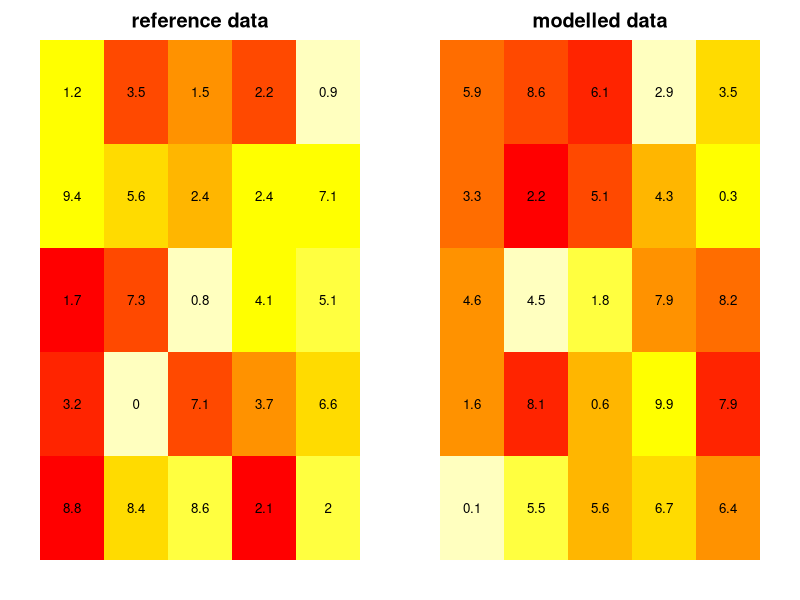

Generate this figure with R:
# -*- coding: utf-8 -*-

#' Created on Fri Nov 17 17:56:48 2024
#' continuous-jaccard - Precision, Recall, F-score, and Jaccard Index for continuous, ratio-scale measurements
#' 
#' An approach to extend commonly used agreement measures estimated from a confusion matrix to non-negative ratio-scale attributes.
#' Useful for comparing agreement of gridded magnitude estimates with bounded, dimensionless measures.
#' 
#' related publication: https://papers.ssrn.com/sol3/papers.cfm?abstract_id=4865121
#' @author: Katarzyna Krasnodębska, Martino Pesaresi

# Define functions
RMSE <- function(pred, ref) {
  # Root Mean Square Error
  if (length(pred) != length(ref)) {
    stop(paste("Arrays must have the same shape. Found", length(pred), "and", length(ref)))
  }
  sqrt(mean((pred - ref)^2))
}

MAE <- function(pred, ref) {
  # Mean Absolute Error
  if (length(pred) != length(ref)) {
    stop(paste("Arrays must have the same shape. Found", length(pred), "and", length(ref)))
  }
  mean(abs(pred - ref))
}

ME <- function(pred, ref) {
  # Mean Error
  if (length(pred) != length(ref)) {
    stop(paste("Arrays must have the same shape. Found", length(pred), "and", length(ref)))
  }
  mean(pred) - mean(ref)
}

MAPE <- function(pred, ref) {
  # Mean Absolute Percentage Error
  if (length(pred) != length(ref)) {
    stop(paste("Arrays must have the same shape. Found", length(pred), "and", length(ref)))
  }
  pred <- round(pred, 4)
  ref <- round(ref, 4)
  pred_mask <- ifelse(ref > 0, pred, NA)
  ref_mask <- ifelse(ref > 0, ref, NA)
  mape <- mean(abs((pred_mask - ref_mask) / ref_mask), na.rm = TRUE) * 100
  return(mape)
}

rho <- function(pred, ref) {
  # Pearson's correlation coefficient
  if (length(pred) != length(ref)) {
    stop(paste("Arrays must have the same shape. Found", length(pred), "and", length(ref)))
  }
  cor(c(pred), c(ref), method = "pearson")
}

Slope <- function(pred, ref) {
  # Slope of the regression line
  if (length(pred) != length(ref)) {
    stop(paste("Arrays must have the same shape. Found", length(pred), "and", length(ref)))
  }
  fit <- lm(ref ~ pred)
  coef(fit)[2]
}

contJaccard <- function(pred, ref) {
  # Continuous Jaccard
  if (length(pred) != length(ref)) {
    stop(paste("Arrays must have the same shape. Found", length(pred), "and", length(ref)))
  }
  sum(pmin(pred, ref)) / sum(pmax(pred, ref))
}

contRecall <- function(pred, ref) {
  # Continuous recall
  if (length(pred) != length(ref)) {
    stop(paste("Arrays must have the same shape. Found", length(pred), "and", length(ref)))
  }
  sum(pmin(pred, ref)) / sum(ref)
}

contPrecision <- function(pred, ref) {
  # Continuous precision
  if (length(pred) != length(ref)) {
    stop(paste("Arrays must have the same shape. Found", length(pred), "and", length(ref)))
  }
  sum(pmin(pred, ref)) / sum(pred)
}

fscore <- function(precision, recall, beta) {
  if (precision == 0 && recall == 0) {
    return(NaN)
  } else {
    (1 + beta^2) * precision * recall / (beta^2 * precision + recall)
  }
}

# Generate reference and modeled arrays with continuous, ratio-scale, non-negative measurements
N <- 5
# set.seed(123)  # For reproducibility
example <- list(
  reference = matrix(round(runif(N * N), 2), nrow = N) * 10,
  modelled = matrix(round(runif(N * N), 2), nrow = N) * 10
)

# Plot reference and modelled arrays
par(mfrow = c(1, 2), mar = c(2,2,2,2))

for (data_name in names(example)) {
  data <- example[[data_name]]
  image(1:N, 1:N, data, col = rev(heat.colors(10)), axes = FALSE, 
        xlab = "", ylab="", main = paste(data_name, "data"))
  
  # Add text labels
  for (x in 1:N) {
    for (y in 1:N) {
      text(x, y, labels = round(data[y, x], 2), cex = 0.8, col = "black")
    }
  }
}

# Compare magnitude estimations  ----------------------------------------------------
# Print measures of error
cat(sprintf("ME: %.3f\n", ME(example$modelled, example$reference)))
cat(sprintf("MAE: %.3f\n", MAE(example$modelled, example$reference)))
# Print measures of association
cat(sprintf("r: %.3f\n", rho(example$modelled, example$reference)))
cat(sprintf("Slope: %.3f\n", Slope(example$modelled, example$reference)))
# Print measures of agreement
cont_Jaccard <- contJaccard(example$modelled, example$reference)
cont_Precision <- contPrecision(example$modelled, example$reference)
cont_Recall <- contRecall(example$modelled, example$reference)
cat(sprintf("cont. Jaccard: %.3f\n", cont_Jaccard))
cat(sprintf("cont. Precision: %.3f\n", cont_Precision))
cat(sprintf("cont. Recall: %.3f\n", cont_Recall))
cat(sprintf("cont. F1-score: %.3f\n", fscore(cont_Precision, cont_Recall, beta = 1)))